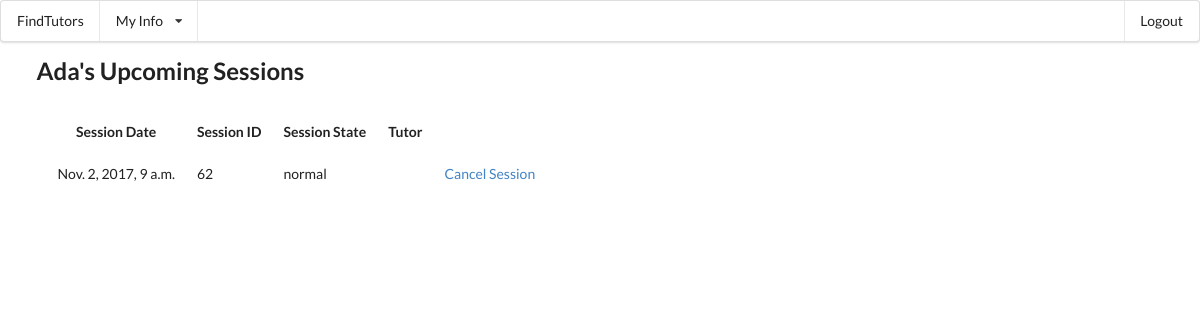
The app's page /main/upcomingSessions (signed in) with its own data.
### mainApp/models.py (models this page shows, shortened)
class Student(models.Model):
	user = models.OneToOneField(User, on_delete=models.CASCADE)
	phoneNumber=models.CharField(max_length=10)
	photo_url=models.CharField(max_length=30)
	amount=models.DecimalField(max_digits=7, decimal_places=2,default=0)
	def __str__ (self):
		return self.user.first_name

class Session(models.Model):
	coupon_used=models.BooleanField()
	session_datetime=models.DateTimeField()
	state=models.CharField(max_length=10,default='normal')#cancelled/normal/ended/in-progress
	session_student=models.ForeignKey(Student)
	session_tutor=models.ForeignKey(Tutor)

### mainApp/views.py (the view)
@login_required
def viewUpcomingSessions(request):
	this_student = request.user.student
	student_sessions = this_student.session_set.filter(state='normal')
	context = {'student_sessions': student_sessions, 'this_student': this_student,}
	return render(request,'mainApp/viewUpcomingSessions.html',context)

### mainApp/models.py (called while the page is built)
	def __str__ (self):
		return self.user.first_name

### mainApp/templates/mainApp/viewUpcomingSessions.html (shortened to what this page needs)
{% extends "mainApp/base.html" %}
{% block content %}
<h2>{{this_student}}'s Upcoming Sessions</h2>
{% if student_sessions %}
<table cellspacing="20">
	<tr>
		<th>
			Session Date
		</th>
		<th>
			Session ID
		</th>
		<th>
			Session State
		</th>
		<th>
			Tutor
		</th>
	</tr>
	{% for session in student_sessions %}
	<tr>
		<td>
			<p>{{session.session_datetime}}</p>
		</td>
		<td>
			<p>{{session.id}}</p>
		</td>
		<td>
			<p>{{session.state}}</p>
		</td>
		<td>
		</td>
		<td>
			<a href="cancelSession/{{session.id}}">Cancel Session</a>
		</td>
	</tr>
	{% endfor %}
</table>
{% else %}
	<p>No sessions currently booked</p>
{% endif %}
{% endblock %}

### records on screen
Student: user.first_name "Ada"
Session: session_datetime "Nov. 2, 2017, 9 a.m.", id "62", state "normal"
